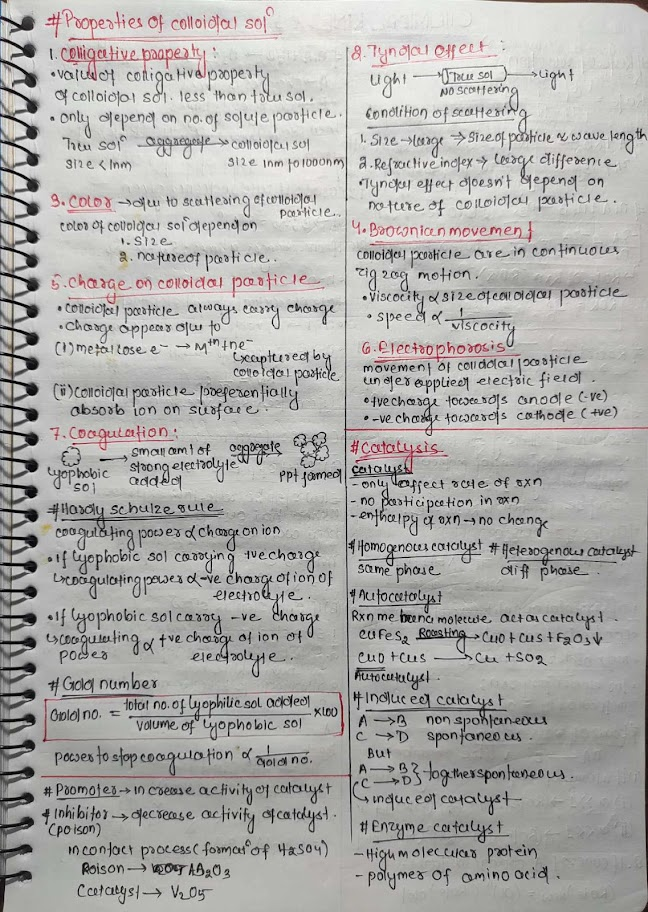
#> input picture sample1.jpeg, 648 x 912 px
$ python -i ocr_engine.py   (imports and definitions only)
#> lines starting #> are read from the running program, lines starting #| are printed output that depends on the picture; after the words box and inside, x2 and y2 are one past the last pixel; in counts of white or black regions, pixels touching at a corner belong together
import os
import re
from collections import defaultdict
import cv2
import numpy as np
import pytesseract
from PIL import Image
import json

tesseractPaths = [
    r"C:\Program Files\Tesseract-OCR\tesseract.exe",
    r"C:\Program Files (x86)\Tesseract-OCR\tesseract.exe",
]
# [4 lines not run here, left out]

def preprocessImage(imagePath):
#> called with imagePath = '../sample1.jpeg'
    img = cv2.imread(imagePath)
#> img is the input picture: shape (912, 648, 3); mean B, G, R 169.7, 172.1, 173.4
    if img is None:
        raise FileNotFoundError(f"Cannot open image: {imagePath}")
    grayImg = cv2.cvtColor(img, cv2.COLOR_BGR2GRAY)
    imgH, imgW = grayImg.shape
#> imgH = 912; imgW = 648
    if imgW < 1800:
        scaleF = 1800 / imgW
#> scaleF = 2.78
        grayImg = cv2.resize(grayImg, None, fx=scaleF, fy=scaleF, interpolation=cv2.INTER_CUBIC)
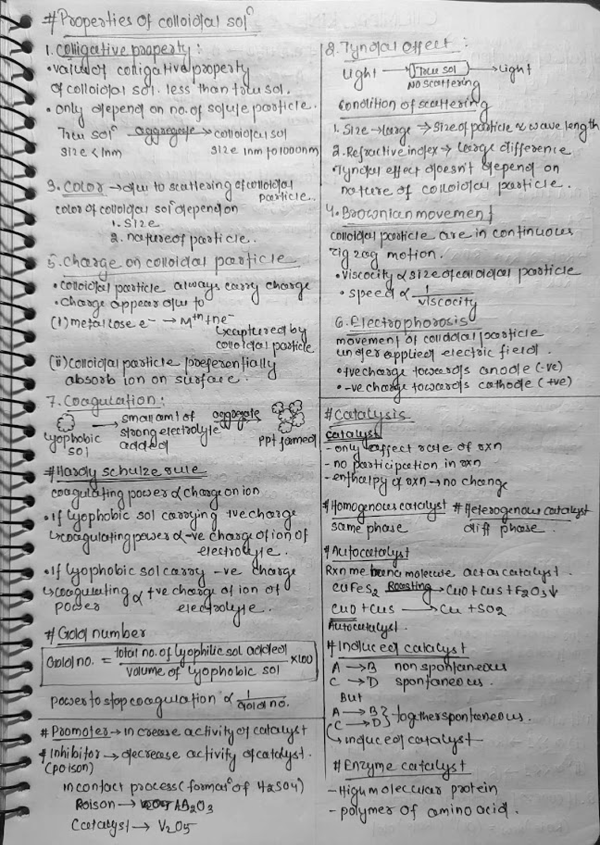
#> grayImg: shape (2533, 1800) (shown at 1/3 size); min 0, max 255, mean 172.3
    clahe = cv2.createCLAHE(clipLimit=2.0, tileGridSize=(8, 8))
    grayImg = clahe.apply(grayImg)
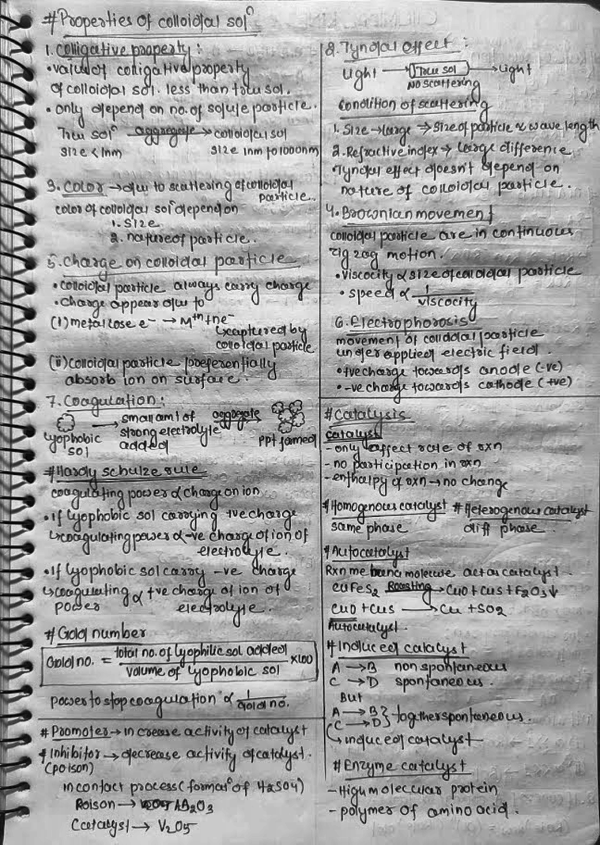
#> grayImg: shape (2533, 1800) (shown at 1/3 size); min 0, max 255, mean 162.4
    binaryImg = cv2.adaptiveThreshold(grayImg, 255, cv2.ADAPTIVE_THRESH_GAUSSIAN_C, cv2.THRESH_BINARY, blockSize=31, C=15)
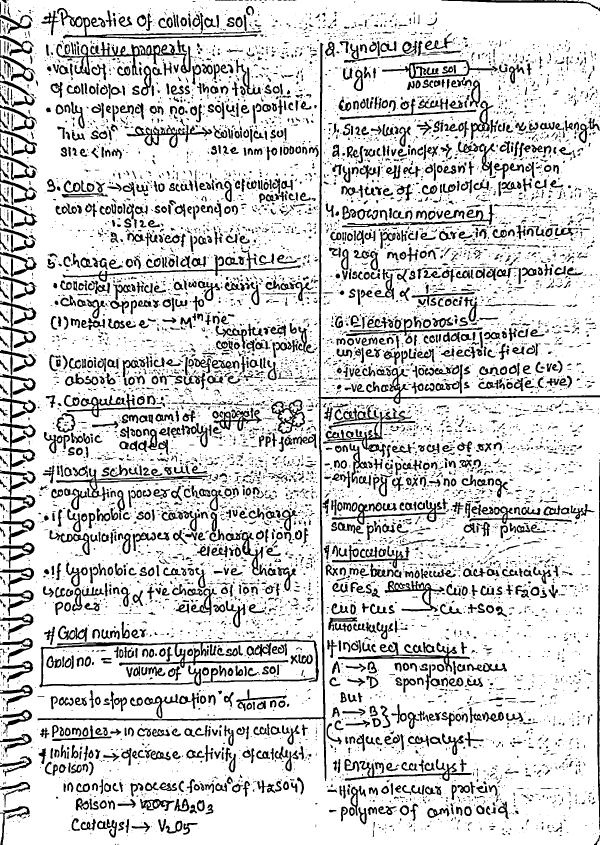
#> binaryImg: shape (2533, 1800) (shown at 1/3 size); 82.4% white; 9646 black regions (6325 under 20 px), largest, box (x1, y1, x2, y2) and area: (112, 128, 1800, 2343) 22381, (118, 1918, 957, 2062) 13798, (0, 1122, 108, 1413) 8022
    return deskewImage(binaryImg)

def deskewImage(img):
    coords = np.column_stack(np.where(img < 128))
#> coords = 800911 pairs, first value 0 to 2532, second value 0 to 1799
    if len(coords) < 5:
        return img
    angle = cv2.minAreaRect(coords)[-1]
#> angle = -90
    if angle < -45:
        angle = 90 + angle
#> angle = 0
    if abs(angle) < 0.5:
        return img
    h, w = img.shape
    center = (w // 2, h // 2)
    matrix = cv2.getRotationMatrix2D(center, angle, 1.0)
    return cv2.warpAffine(img, matrix, (w, h), flags=cv2.INTER_CUBIC, borderMode=cv2.BORDER_REPLICATE)

def isTitleLine(text):
    sText = text.strip()
    if not sText: return False
    if sText.startswith("#"): return True
    if len(sText) < 60 and sText[0].isupper() and sText[-1] not in ".,:;":
        words = sText.split()
        ratio = sum(1 for w in words if w[0].isupper()) / max(len(words), 1)
        if ratio > 0.6 and len(words) >= 2: return True
    return False

def detectAlignment(bbox, pageWidth):
    x1, _, x2, _ = bbox
    cX = (x1 + x2) / 2
    relPos = cX / pageWidth
    if 0.35 < relPos < 0.65: return "CENTER"
    if relPos > 0.75: return "RIGHT"
    return "LEFT"

def cleanText(text):
    cText = re.sub(r"^#+\s*", "", text.strip())
    cText = re.sub(r"  +", " ", cText)
    return cText.strip()

def isBoldWord(word, conf):
    sWord = word.strip("*_")
    if sWord.isupper() and len(sWord) > 1: return True
    if word.startswith("*") or word.startswith("_"): return True
    return False

def maskSensitiveInfo(text):
    emailPattern = r'[a-zA-Z0-9_.+-]+(?:\s+[a-zA-Z0-9_.+-]+)*\s*@\s*[a-zA-Z0-9-]+\.[a-zA-Z0-9-.]+'
    cnicPattern  = r'\d{5}[-.\s]*\d{7}[-.\s]*\d{1}'
    maskedText = re.sub(emailPattern, "[EMAIL MASKED]", text)
    maskedText = re.sub(cnicPattern, "[CNIC MASKED]", maskedText)
    return maskedText

def runOcr(imagePath, localMode=True):
    processedImg = preprocessImage(imagePath)
    pilImg = Image.fromarray(processedImg)
    pWidth = pilImg.width
#> pWidth = 1800

    memPath = os.path.join(os.path.dirname(os.path.dirname(os.path.abspath(__file__))), "user_memory.json")
    if os.path.exists(memPath):
        try:
            with open(memPath, "r", encoding="utf-8") as f: mData = json.load(f)
            mData["learnedCharacteristics"] = mData.get("learnedCharacteristics", 0) + 1
            with open(memPath, "w", encoding="utf-8") as f: json.dump(mData, f)
        except: pass

#> (the run stopped early here; a loop or call above may not have finished)

$ run again, on sample2.jpeg
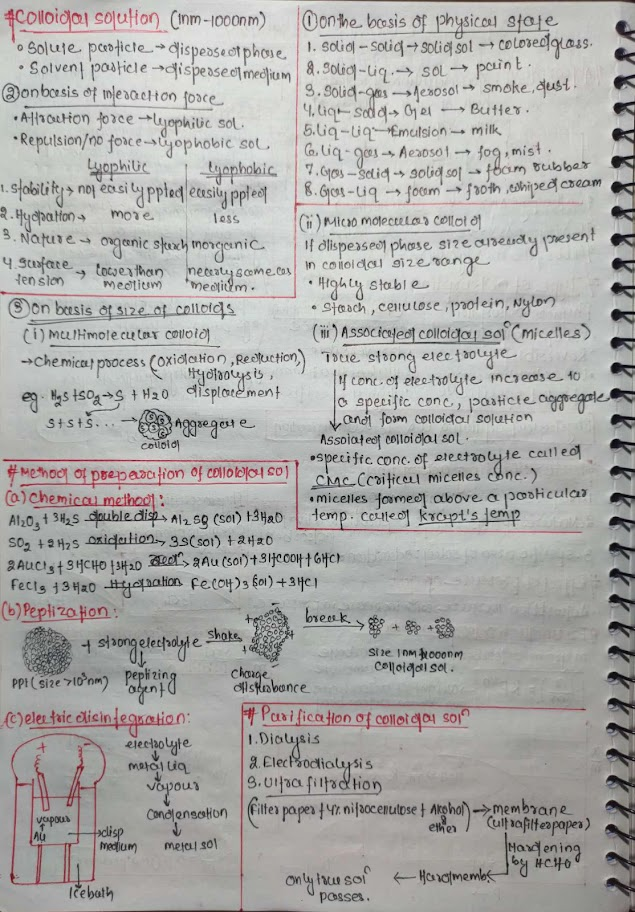
#> input picture sample2.jpeg, 635 x 912 px
#> in preprocessImage, img is the input picture: shape (912, 635, 3); mean B, G, R 168.9, 170.9, 171.7
#> in preprocessImage, `grayImg = clahe.apply(grayImg)`:
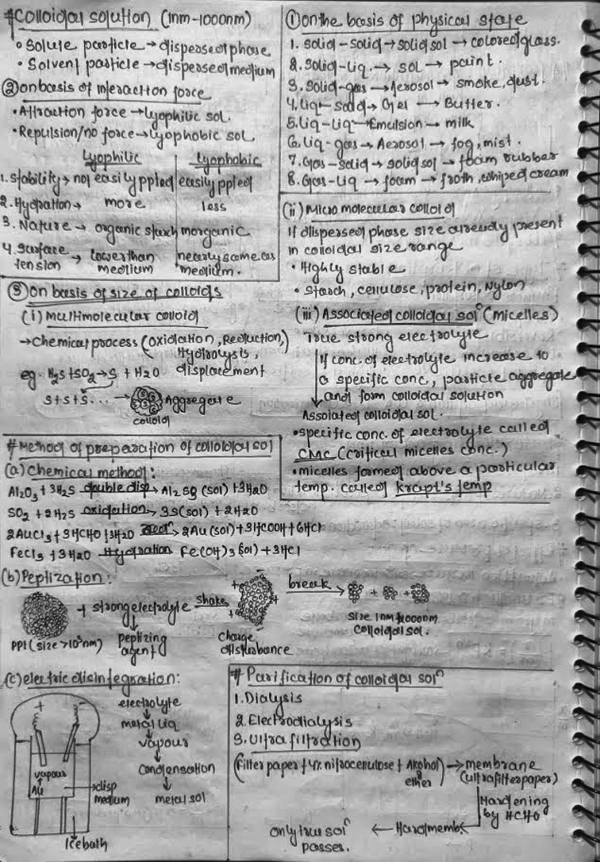
#> grayImg: shape (2585, 1800) (shown at 1/3 size); min 0, max 249, mean 166.3
#> in preprocessImage, `binaryImg = cv2.adaptiveThreshold(grayImg, 255, cv2.ADAPTIVE_THRESH_GA..`:
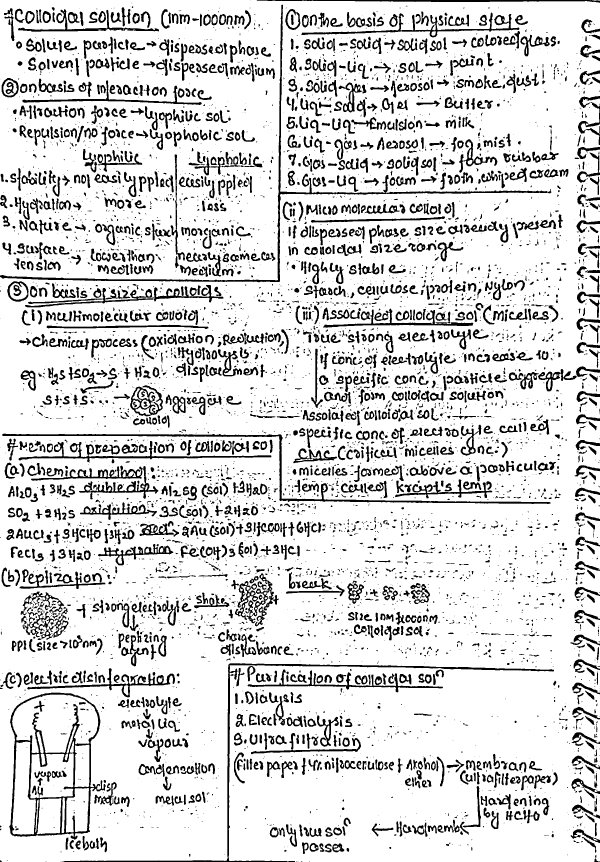
#> binaryImg: shape (2585, 1800) (shown at 1/3 size); 84.4% white; 6237 black regions (3670 under 20 px), largest, box (x1, y1, x2, y2) and area: (28, 2078, 317, 2519) 16795, (0, 14, 1654, 847) 14357, (6, 1301, 1652, 1512) 10833
#> coords = 726095 pairs, first value 0 to 2584, second value 0 to 1799
#> in deskewImage, `angle = cv2.minAreaRect(coords)[-1]`: angle = -90
#> in deskewImage, `angle = 90 + angle`: angle = 0

$ run again, on sample3.jpeg
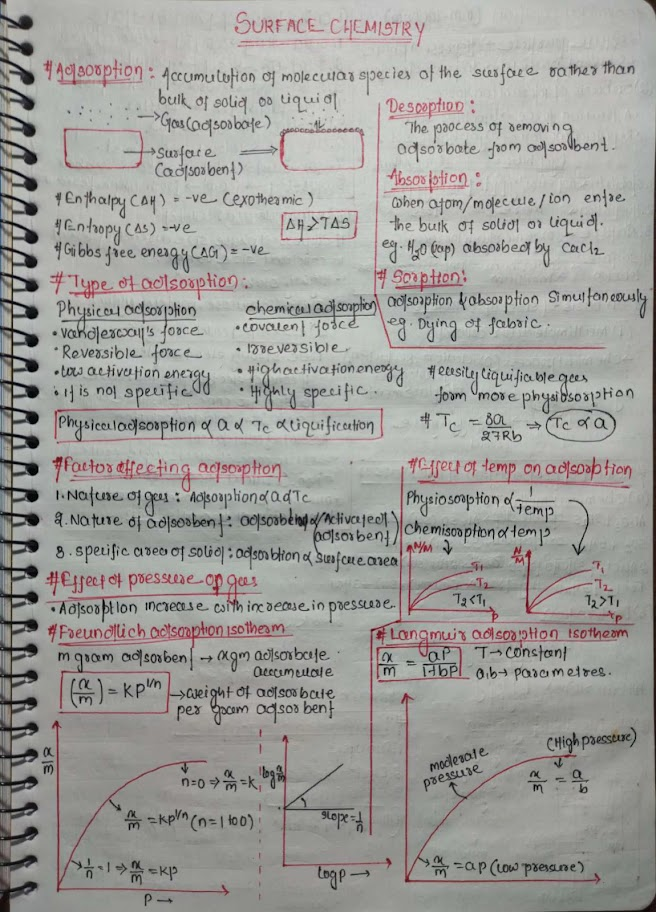
#> input picture sample3.jpeg, 656 x 912 px
#> in preprocessImage, img is the input picture: shape (912, 656, 3); mean B, G, R 154, 157.7, 158.7
#> in preprocessImage, `grayImg = clahe.apply(grayImg)`:
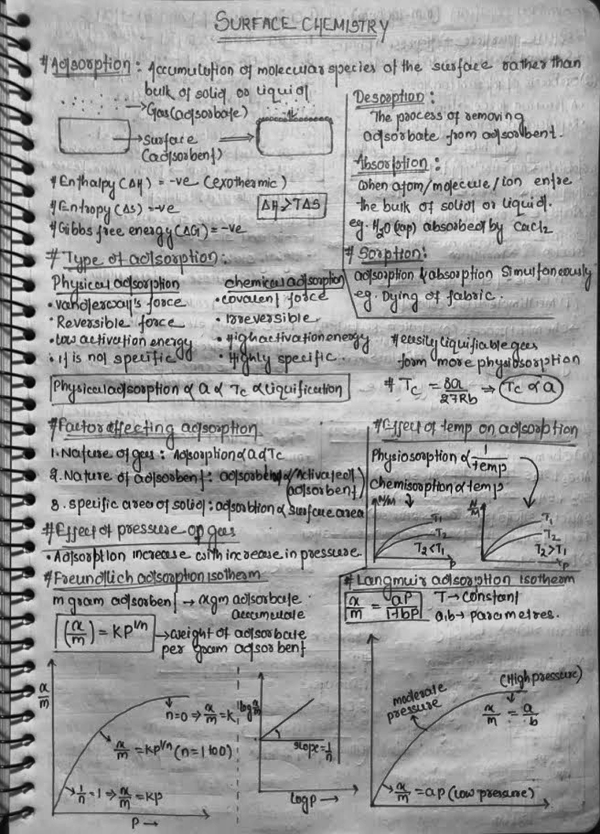
#> grayImg: shape (2502, 1800) (shown at 1/3 size); min 0, max 238, mean 158.9
#> in preprocessImage, `binaryImg = cv2.adaptiveThreshold(grayImg, 255, cv2.ADAPTIVE_THRESH_GA..`:
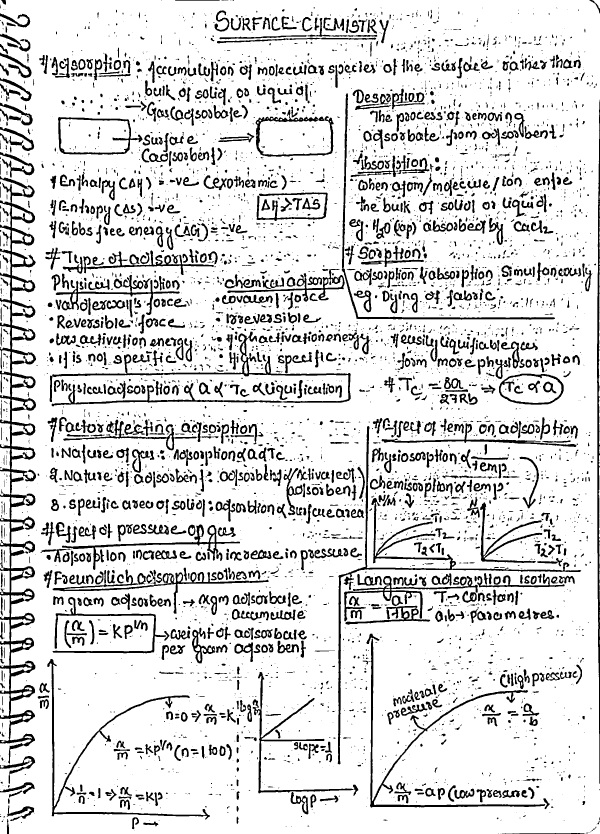
#> binaryImg: shape (2502, 1800) (shown at 1/3 size); 85.2% white; 5463 black regions (3235 under 20 px), largest, box (x1, y1, x2, y2) and area: (0, 527, 108, 2291) 46513, (1013, 1278, 1744, 2293) 15115, (149, 995, 1052, 1219) 14602
#> coords = 664559 pairs, first value 0 to 2501, second value 0 to 1799
#> in deskewImage, `angle = cv2.minAreaRect(coords)[-1]`: angle = -90
#> in deskewImage, `angle = 90 + angle`: angle = 0
